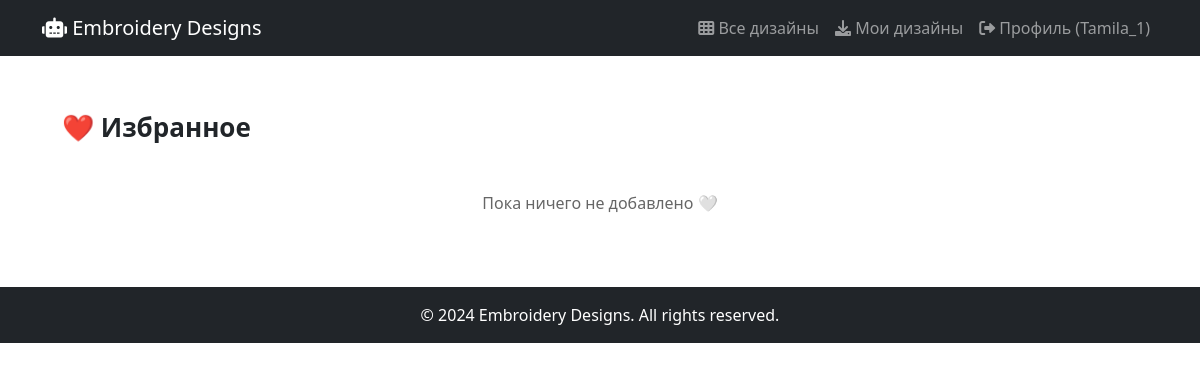
Before: /accounts/profile/favorites/ (signed in) with the older database file.
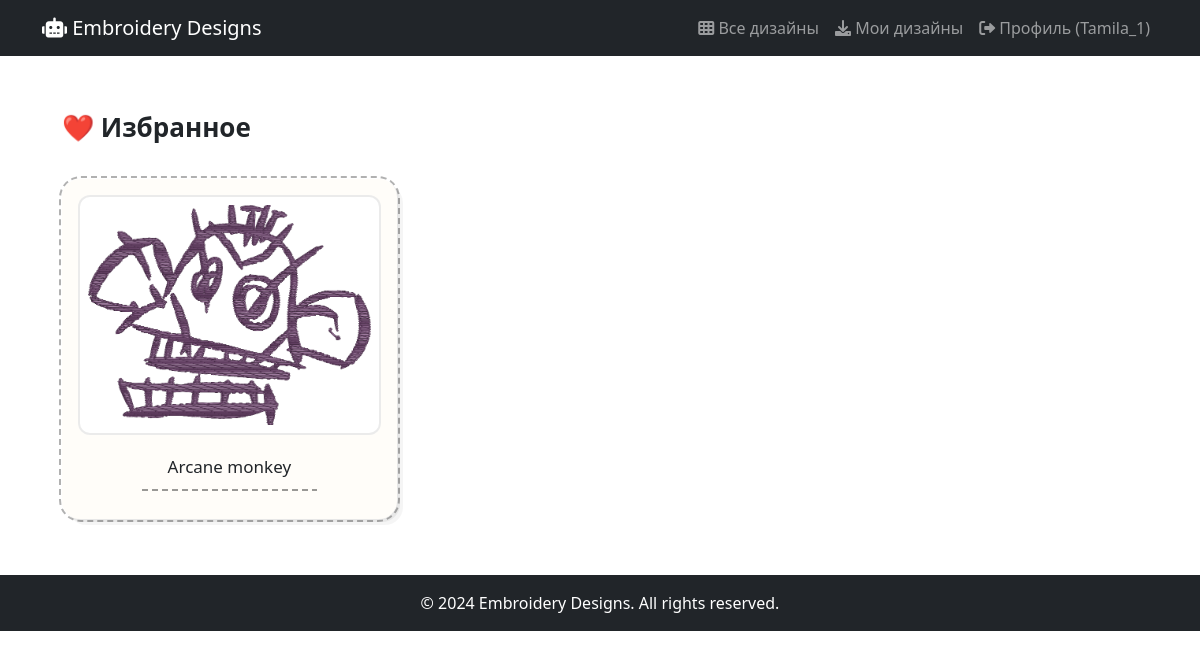
After: the same page with the newer database file.
### designs/models.py (models this page shows, shortened)
class FavoriteDesign(models.Model):
    user = models.ForeignKey(
        User,
        on_delete=models.CASCADE,
        related_name='favorite_designs'
    )
    design = models.ForeignKey(
        Design,
        on_delete=models.CASCADE,
        related_name='favorites'
    )
    created_at = models.DateTimeField(auto_now_add=True)
    class Meta:
        unique_together = ('user', 'design')
        verbose_name = 'Избранный дизайн'
        verbose_name_plural = 'Избранные дизайны'

class Design(models.Model):
    title = models.CharField(max_length=200)
    description = models.TextField()
    category = models.ForeignKey(
        Category,
        on_delete=models.CASCADE,
        related_name='designs'
    )
    machine_types = models.ManyToManyField(
        MachineType,
        related_name='designs',
        blank=True
    )
    design_width = models.IntegerField(help_text="Ширина дизайна в мм", default=100)
    design_height = models.IntegerField(help_text="Высота дизайна в мм", default=100)
    stitch_count = models.IntegerField(default=0, help_text="Общее количество стежков в дизайне")
    design_size = models.CharField(max_length=100, help_text="Размер дизайна в мм (например: 100x100)",
                                    blank=True, default="100x100")
    compatible_hoops = models.ManyToManyField(
        HoopSize,
        blank=True,
        verbose_name="Совместимые пяльца",
        help_text="Выберите пяльца, для которых подходит этот дизайн"
    )
    image_preview = models.ImageField(upload_to='designs/previews/')
    plus_storage = PlusFriendlyStorage()
    design_file = models.FileField(upload_to=upload_to_original, storage=plus_storage,
                                    validators=[validate_embroidery_file])
    created_at = models.DateTimeField(auto_now_add=True)
    updated_at = models.DateTimeField(auto_now=True)
    is_active = models.BooleanField(default=True)
    class Meta:
        ordering = ['-created_at']

### accounts/views.py (the view)
# urls.py: path('profile/favorites/', views.favorite_designs, name='favorite_designs'),
@login_required
def favorite_designs(request):
    favorites = (
        FavoriteDesign.objects
        .filter(user=request.user)
        .select_related('design')
        .order_by('-created_at')
    )
    return render(request, 'accounts/favorite_designs.html', {
        'favorites': favorites
    })

### accounts/templates/accounts/favorite_designs.html (shortened to what this page needs)
{% extends 'base.html' %}
{% load static %}
{% block extra_css %}
<link rel="stylesheet" href="{% static 'css/favorite_designs.css' %}">
{% endblock %}
{% block content %}
<section class="favorites-section sketch">
    <h2 class="favorites-title">❤️ Избранное</h2>
    {% if favorites %}
        <div class="favorites-grid">
            {% for fav in favorites %}
                <div class="favorite-card sketch-card">
                    <a href="{% url 'item_info' fav.design.id %}" class="favorite-link">
                        <div class="sketch-image-wrapper">
                            <img
                                src="{{ fav.design.image_preview.url }}"
                                alt="{{ fav.design.title }}"
                            >
                        </div>
                        <div class="sketch-content">
                            <h3 class="sketch-title">
                                {{ fav.design.title }}
                            </h3>
                        </div>
                    </a>
                </div>
            {% endfor %}
        </div>
    {% else %}
        <p class="favorites-empty">Пока ничего не добавлено 🤍</p>
    {% endif %}
</section>
{% endblock %}

Changed rows visible on the page:
added FavoriteDesign: design.image_preview (picture), design "Arcane monkey"
Other visible differences:
text no longer shown: "Пока ничего не добавлено 🤍"
